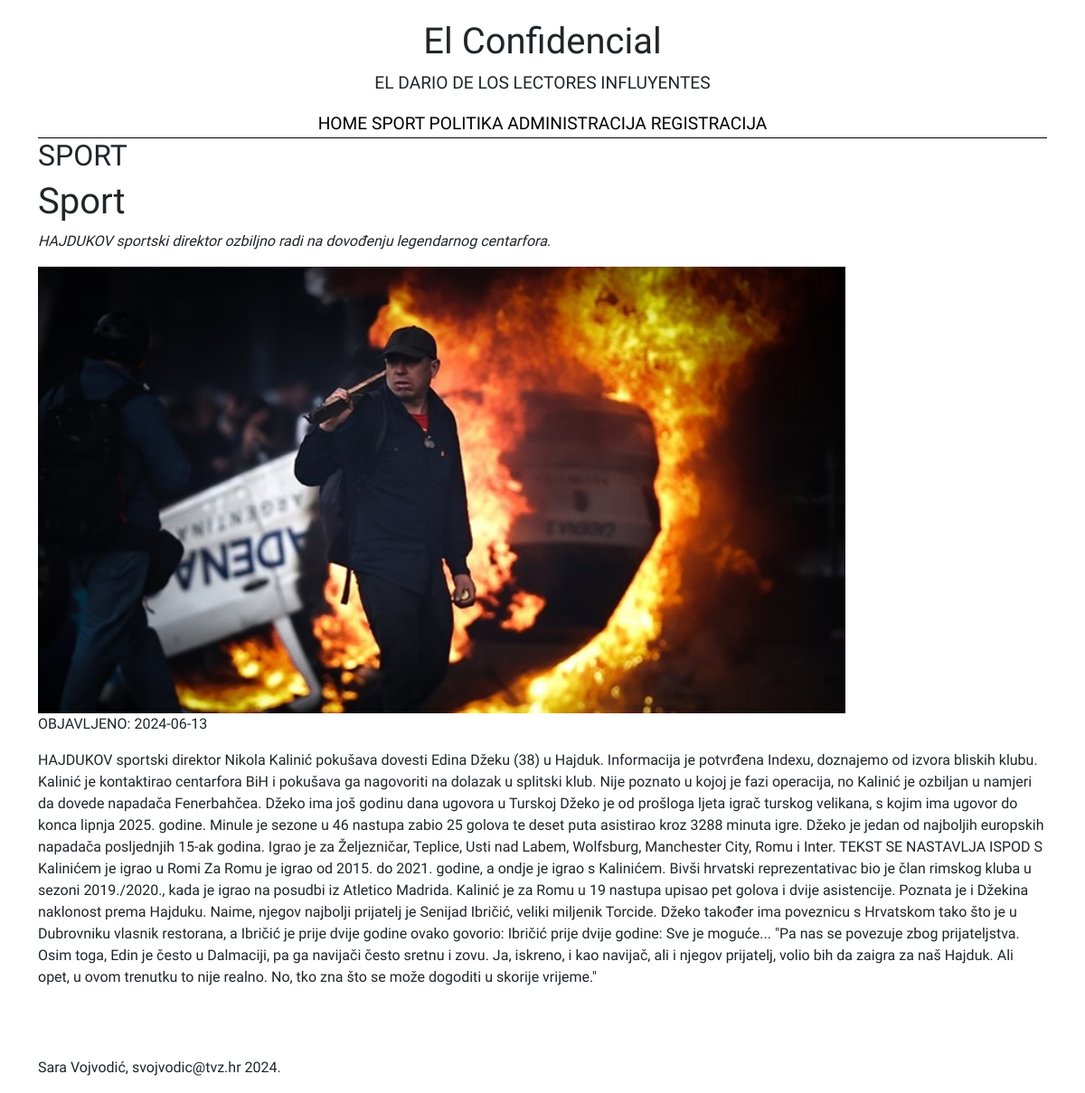
/Clanak.php?id=42, run on the app's committed database.
### tables this page shows
CREATE TABLE `vijesti` (
  `id` int(11) NOT NULL,
  `datum` varchar(32) NOT NULL,
  `naslov` varchar(64) NOT NULL,
  `sazetak` text NOT NULL,
  `tekst` text NOT NULL,
  `slika` varchar(64) NOT NULL,
  `kategorija` varchar(64) NOT NULL,
  `arhiva` tinyint(1) NOT NULL
);

### Clanak.php (the view, shortened to what this page needs)
<!DOCTYPE html>
<html lang="en">
<head>
    <link rel="stylesheet" type="text/css" href="style.css">
    <link href="https://cdn.jsdelivr.net/npm/bootstrap@5.1.3/dist/css/bootstrap.min.css" rel="stylesheet"
>
</head>
<body>
    <header>
        <div class="container">
            <div class="row" id="first_row">
                <div class="col-lg-12 col-sm-12" id="title_gore">
                    <div class="title_text">
                        <h1>El Confidencial</h1>
                        <p>EL DARIO DE LOS LECTORES INFLUYENTES</p>
                    </div>
                </div>
            </div>
        </div>
    </header>
    <nav>
        <div class="container">
            <div class="row" id="first_row">
                <div class="col-lg-12 col-sm-12" id="navigation">
                    <div class="navigation_text">
                        <a href="index.php">HOME</a>
                        <a href="kategorija.php?id=sport " class="">SPORT</a>
                        <a href="kategorija.php?id=politika " class="">POLITIKA</a>
                        <a href="nova_administracija.php">ADMINISTRACIJA</a>
                        <a href="registracija.php">REGISTRACIJA</a>
                    </div>
                </div>
            </div>
        </div>
    </nav>
    <?php
    $id = $_GET['id'];
    $servername = "localhost";
    $user = "root";
    $pass = "";
    $db = "php_projekt";
    $dbc = mysqli_connect($servername, $user, $pass, $db) or die("Error" . mysqli_connect_error());
    mysqli_set_charset($dbc, "utf8");
    ?>
    <?php
    $sql = "SELECT * FROM vijesti WHERE id = '" . $id . "'";
    $result = mysqli_query($dbc, $sql);
    $row = mysqli_fetch_assoc($result);
    ?>
    <section role="main">
        <div class="container">
            <div class="row">
                <div class="row">
                    <h2 style="text-transform:uppercase;" class="category"><?php
                    echo "<span>" . $row["kategorija"] . "</span>";
                    ?></h2>
                    <h1  class="title"><?php
                    echo $row['naslov'];
                    ?></h1>
                   <section class="about">
                    <p>
                        <?php
                        echo "<i>" . $row['sazetak'] . "</i>";
                        ?>
                    </p>
                </section>
                </div>
                <section class="slika">
                    <?php
                    echo '<img src="' . UPLPATH . $row['slika'] . '"  style="width: 80%;">';
                    ?>
                </section>
                <p>OBJAVLJENO: <?php
echo "<span>" . $row['datum'] . "</span>";
?></p>
                <section class="sadrzaj">
                    <p>
                        <?php
                        echo $row['tekst'];
                        ?>
                    </p>
                </section>
            </div>
        </div>
    </section>
    <footer>
        <div class="container" id="footer_text">
            <div class="row">
                <div class="col-lg-12 col-sm-12">
                    <p>Sara Vojvodić, svojvodic@tvz.hr 2024.</p>
                </div>
            </div>
        </div>
    </footer>
</body>
</html>

### style.css (style rules this page uses)
body { margin: 0; padding: 0; }
body { font-family: "Imbue", serif !important; font-weight: 200; font-style: normal; }
.title_text { padding-top: 2%; text-align: center; font-size: larger; }
.navigation_text { text-align: center; font-size: larger; border-bottom: 1px solid black; }
.navigation_text a { text-decoration: none; color: black; }
#footer_text { padding-top: 5%; }

### data on the page
vijesti: kategorija "SPORT", naslov "Sport", sazetak "HAJDUKOV sportski direktor ozbiljno radi na dovođenju legendarnog centarfora.", slika (picture), datum "2024-06-13", tekst "HAJDUKOV sportski direktor Nikola Kalinić pokušava dovesti Edina Džeku (38) u Hajduk. Informacija je potvrđena Indexu, doznajemo od izvora bliskih klubu. Kalinić je kontaktirao centarfora BiH i pokušava ga nagovoriti na dolazak u splitski klub. Nije poznato u kojoj je fazi operacija, no Kalinić je ozbiljan u namjeri da dovede napadača Fenerbahčea. Džeko ima još godinu dana ugovora u Turskoj Džeko je od prošloga ljeta igrač turskog velikana, s kojim ima ugovor do konca lipnja 2025. godine. Minule je sezone u 46 nastupa zabio 25 golova te deset puta asistirao kroz 3288 minuta igre. Džeko je jedan od najboljih europskih napadača posljednjih 15-ak godina. Igrao je za Željezničar, Teplice, Usti…"
